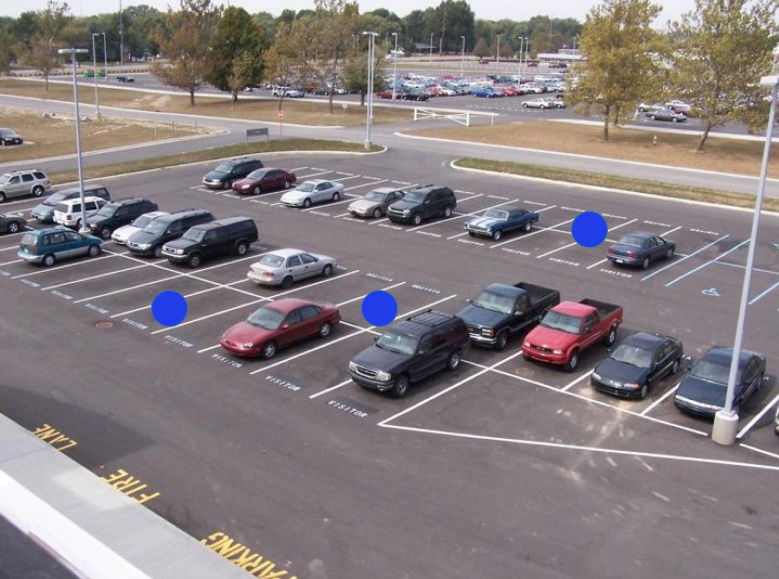
#> input picture localPicture.png, 1558 x 1158 px (shown at 1/2 size)
$ python main.py   (Python 2 division)
#> lines starting #> are read from the running program, lines starting #| are printed output that depends on the picture; after the words box and inside, x2 and y2 are one past the last pixel; in counts of white or black regions, pixels touching at a corner belong together
### imgRecognize/CVision.py
########################################################
# Author: Robert Simari                                #
#   Purpose: uses template matching in cv2 to find a   #
#            picture inside another picture and return #
#            the coordinates.                          #
########################################################

import imutils
import cv2
import numpy as np
from matplotlib import pyplot as plt
import sys
import os
# import math

# Example use: python CVision.py small.jpg find.JPG

class CVision(object):
    def __init__(self, image = None, template = None):
        self.image = None
        self.template = None
        self.width = None
        self.height = None
        self.plot = True
        self.image_str = image
        self.template_str = template
        self.set_image(image)
        self.set_template(template)
        # self.methods = ['cv2.TM_CCOEFF', 'cv2.TM_CCOEFF_NORMED', 'cv2.TM_CCORR', 'cv2.TM_CCORR_NORMED', 'cv2.TM_SQDIFF', 'cv2.TM_SQDIFF_NORMED']
        self.methods = ['cv2.TM_CCOEFF']

    def __del__(self):
        pass

    def set_image(self, image, gray = True):
        # so the interface can change the images
#> called with image = './localPicture.png', gray = True
        if image is not None and os.path.isfile(image):
            if gray:
                self.image = cv2.imread(image, 0)
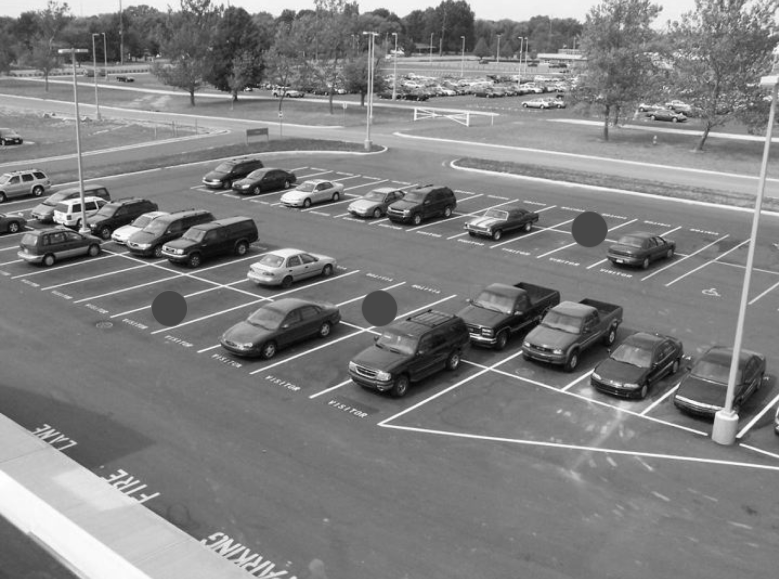
#> self.image: shape (1158, 1558) (shown at 1/2 size); min 0, max 255, mean 128.6
            else:
                self.image = cv2.imread(image)
        elif image is not None:
            print "Error: {} not image found".format(image)
            # exit(1)

    def set_template(self, template, gray = True):
        # so the interface can change the template
#> called with template = './imgRecognize/target.jpg', gray = True
        if template is not None and os.path.isfile(template):
            if gray:
                self.template = cv2.imread(template, 0)
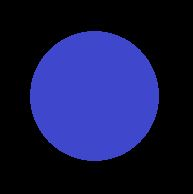
#> input picture imgRecognize/target.jpg, 193 x 194 px
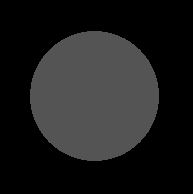
#> self.template: shape (194, 193); min 0, max 111, mean 29.6
            else:
                self.template = cv2.imread(template)
            imutils.resize(self.template, width = 300)
            self.width, self.height = self.template.shape[:2]
#> self.width = 194; self.height = 193
        elif template is not None:
            print "Error: {} not image found".format(template)
            # exit(1)


    def find_image(self, image = None):
        if image is not None:
            self.set_image(image, gray = True)
        if image is None and self.image is None:
            return -1, -1 # return nothing
        # preps image to make it easier to use
        self.save_image(self.prep_image(), name = 'temp.png')
        self.set_image('temp.png', gray = False)
        self.set_template(self.template_str, gray = False)

        for m in self.methods:
            tl, br = self.use_method(m)
            # remove temp photo temp.png
            os.remove('temp.png')
        # if picture is found
        if tl[0] is not 0 and tl[1] is not 0:
            return tl
        pic_width, pic_height = self.get_image_size()
        # if no picture is found then return a bad value
        return -1, -1

    def use_method(self, meth):
        method = eval(meth)
        # Apply template Matching
        res = cv2.matchTemplate(self.image, self.template, method)
        min_val, max_val, min_loc, max_loc = cv2.minMaxLoc(res)

        if method in [cv2.TM_CCOEFF]:
            top_left = max_loc
            bottom_right = top_left
        else:
            bottom_right = (top_left[0] + self.width, top_left[1] + self.height)

        # plot result if self.plot is set to True
        if self.plot:
            # show rectangle of where the target is
            cv2.rectangle(res, top_left, bottom_right, (0,200,50), 5)
            plt.subplot(121), plt.imshow(res)
            plt.title('Matching Result'), plt.xticks([]), plt.yticks([])
            plt.subplot(122), plt.imshow(self.image)
            plt.title('Detected Point'), plt.xticks([]), plt.yticks([])
            plt.suptitle(meth)
            plt.show()

        print top_left, bottom_right
        return top_left, bottom_right

    def prep_image(self):
        copy = cv2.imread(self.image_str)
#> copy is the input picture: shape (1158, 1558, 3); mean B, G, R 128.8, 126.3, 134.9
        # Convert input image to HSV
        hsv_image = cv2.cvtColor(copy, cv2.COLOR_BGR2HSV)
#> hsv_image: shape (1158, 1558, 3); mean H, S, V 115.6, 35.4, 139.1
        # define range of blue color in HSV
        lower_blue = np.array([110,50,50])
        upper_blue = np.array([130,255,255])
        # Threshold the HSV image to get only blue colors
        blueMask = cv2.inRange(hsv_image, lower_blue, upper_blue)
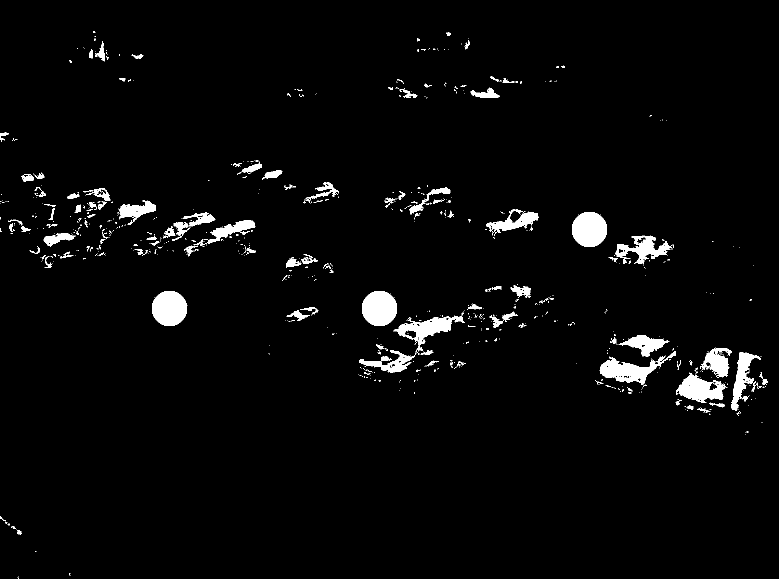
#> blueMask: shape (1158, 1558) (shown at 1/2 size); 2.9% white; 807 white regions (681 under 20 px), largest, box (x1, y1, x2, y2) and area: (1144, 424, 1214, 494) 3892, (304, 582, 374, 652) 3892, (724, 582, 794, 652) 3892
        # Bitwise-AND mask and original image
        result = cv2.bitwise_and(copy,copy, mask= blueMask)
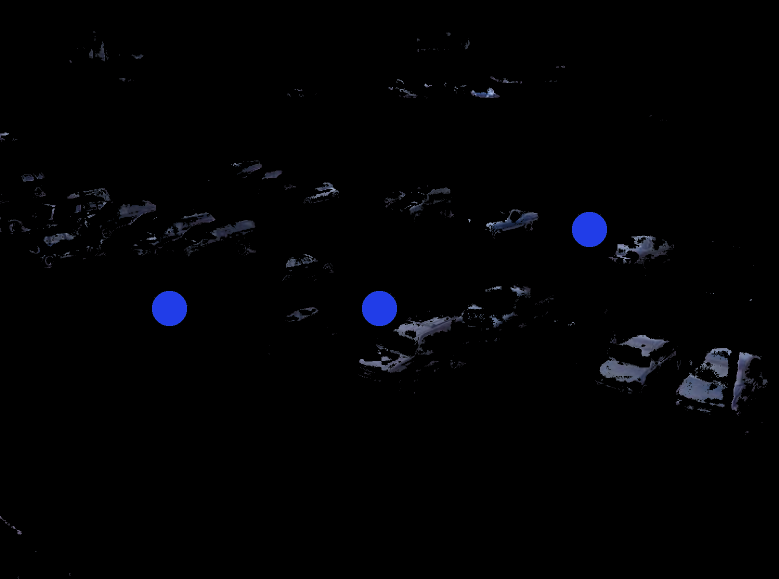
#> result: shape (1158, 1558, 3) (shown at 1/2 size); mean B, G, R 3.7, 2.1, 1.8
        return result

    def save_image(self, image, name = 'temp.png'):
        # saves image to a file, default named temp.png
        if image is not None:
            cv2.imwrite(name, image)

    # [45 lines left out: functions get_image_size, get_coordinates, get_dwidth, get_dheight, not called in this run]

# [6 lines that do not run on import are left out]

### main.py
from imgRecognize import CVision
from dronekit import connect, VehicleMode, LocationGlobalRelative, time
# from GoPro import GoPro
import math

# Coordinates of the SB flying club
SB_Lat = 41.519205
SB_Lon = -86.239949
connection_string = "/dev/ttyACM0,57600"
target_altitude = 0

# [47 lines left out: function create_vehicle, not called in this run]

if __name__ == "__main__":

	# [21 lines of commented-out code are left out]
	vision = CVision('./localPicture.png', './imgRecognize/target.jpg')
        print vision.find_image()
#> in set_template, self.template is the input picture: shape (194, 193, 3); mean B, G, R 72, 25.1, 22.4
#> the loop in find_image, `for m in self.methods:` made 1 pass
#> (min_val in use_method, max_val in use_method, min_loc in use_method, br) on pass 1: (-80060512, 136425056, (746, 470), (1100, 388))
#| (1100, 388) (1100, 388)
#> pass 1, in use_method, `res = cv2.matchTemplate(self.image, self.template, method)`:
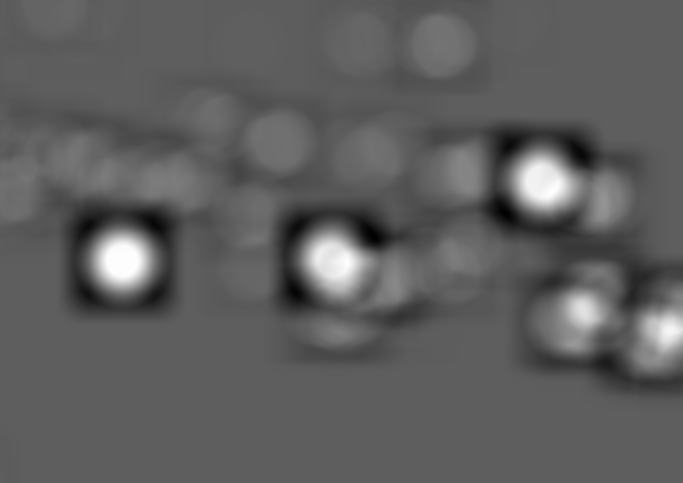
#> res: shape (965, 1366) float32 (shown at 1/2 size); min -80060512, max 136425056, mean 180541.9; drawn with min black and max white
#> pass 1, in use_method, `plt.show()`:
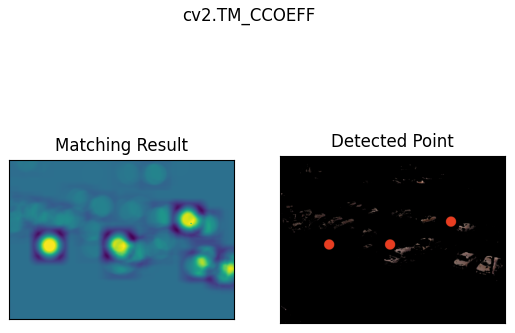
#> figure drawn by matplotlib, 2 panels; B, G, R data is drawn as R, G, B
	# [16 lines of commented-out code are left out]

	print("Program Complete")
